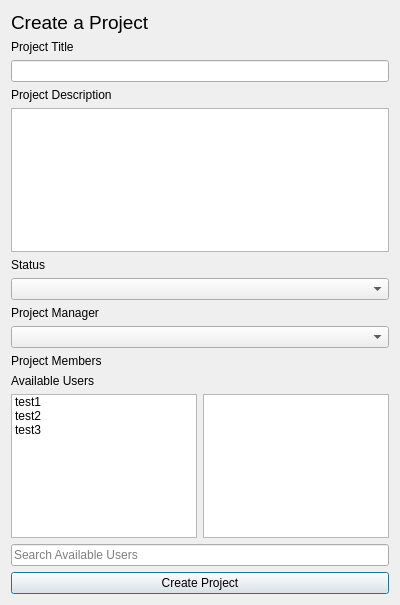
<?xml version="1.0" encoding="UTF-8"?>
<ui version="4.0">
 <class>NewProjectForm</class>
 <widget class="QDialog" name="NewProjectForm">
  <property name="geometry">
   <rect>
    <x>0</x>
    <y>0</y>
    <width>400</width>
    <height>605</height>
   </rect>
  </property>
  <property name="minimumSize">
   <size>
    <width>400</width>
    <height>550</height>
   </size>
  </property>
  <property name="windowTitle">
   <string>Dialog</string>
  </property>
  <layout class="QVBoxLayout" name="verticalLayout_2">
   <item>
    <layout class="QVBoxLayout" name="verticalLayout">
     <item>
      <widget class="QLabel" name="HeadingLbl">
       <property name="font">
        <font>
         <pointsize>14</pointsize>
        </font>
       </property>
       <property name="text">
        <string>Create a Project</string>
       </property>
      </widget>
     </item>
     <item>
      <widget class="QLabel" name="ProjTitleLbl">
       <property name="text">
        <string>Project Title</string>
       </property>
      </widget>
     </item>
     <item>
      <widget class="QLineEdit" name="ProjTitle"/>
     </item>
     <item>
      <widget class="QLabel" name="DescLbl">
       <property name="text">
        <string>Project Description</string>
       </property>
      </widget>
     </item>
     <item>
      <widget class="QPlainTextEdit" name="ProjDesc"/>
     </item>
     <item>
      <widget class="QLabel" name="StatusLbl">
       <property name="text">
        <string>Status</string>
       </property>
      </widget>
     </item>
     <item>
      <widget class="QComboBox" name="StatusBox"/>
     </item>
     <item>
      <widget class="QLabel" name="ManagerLbl">
       <property name="text">
        <string>Project Manager</string>
       </property>
      </widget>
     </item>
     <item>
      <widget class="QComboBox" name="ProjectManagerBox"/>
     </item>
     <item>
      <widget class="QLabel" name="MembersLbl">
       <property name="text">
        <string>Project Members</string>
       </property>
      </widget>
     </item>
     <item>
      <widget class="QLabel" name="AvailblUsrsLbl">
       <property name="text">
        <string>Available Users</string>
       </property>
      </widget>
     </item>
     <item>
      <layout class="QHBoxLayout" name="horizontalLayout">
       <item>
        <widget class="QListWidget" name="AssignedUsersList">
         <item>
          <property name="text">
           <string>test1</string>
          </property>
         </item>
         <item>
          <property name="text">
           <string>test2</string>
          </property>
         </item>
         <item>
          <property name="text">
           <string>test3</string>
          </property>
         </item>
        </widget>
       </item>
       <item>
        <widget class="QListWidget" name="AvailableUsersList"/>
       </item>
      </layout>
     </item>
     <item>
      <widget class="QLineEdit" name="SrcUsers">
       <property name="placeholderText">
        <string>Search Available Users</string>
       </property>
      </widget>
     </item>
     <item>
      <widget class="QPushButton" name="CreateProjectBtn">
       <property name="text">
        <string>Create Project</string>
       </property>
      </widget>
     </item>
    </layout>
   </item>
  </layout>
 </widget>
 <resources/>
 <connections/>
</ui>
